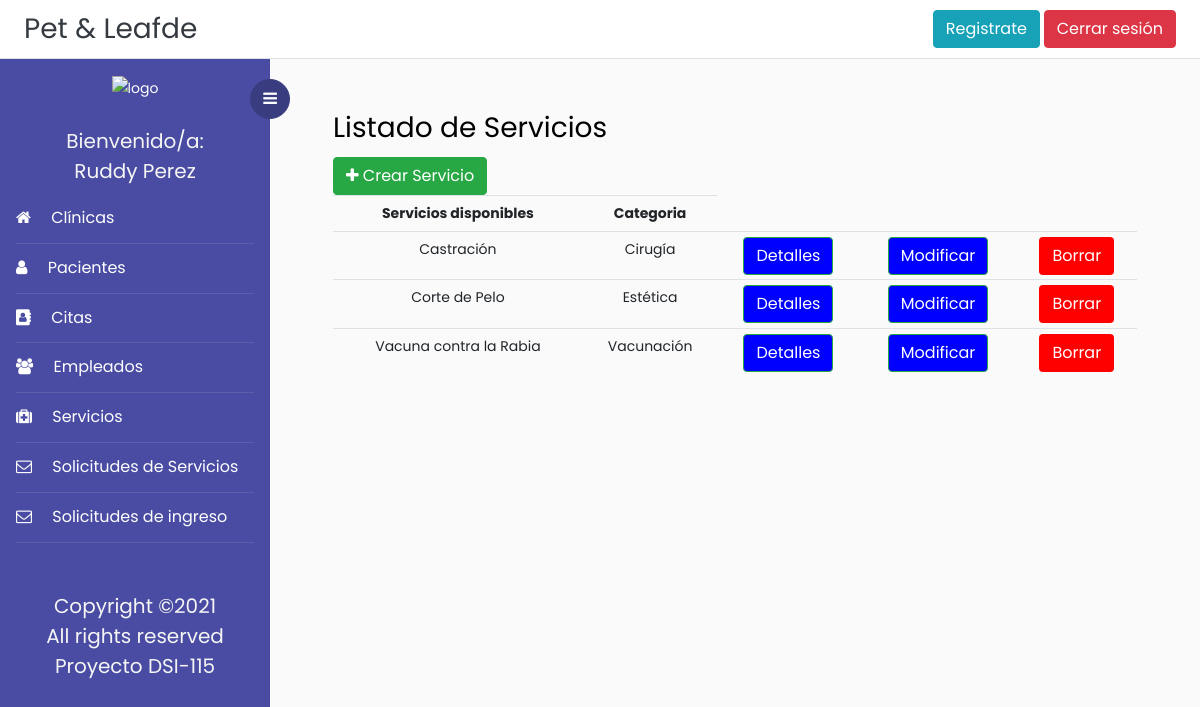
The page /listadoServicios/ (signed in) on the database as committed earlier.
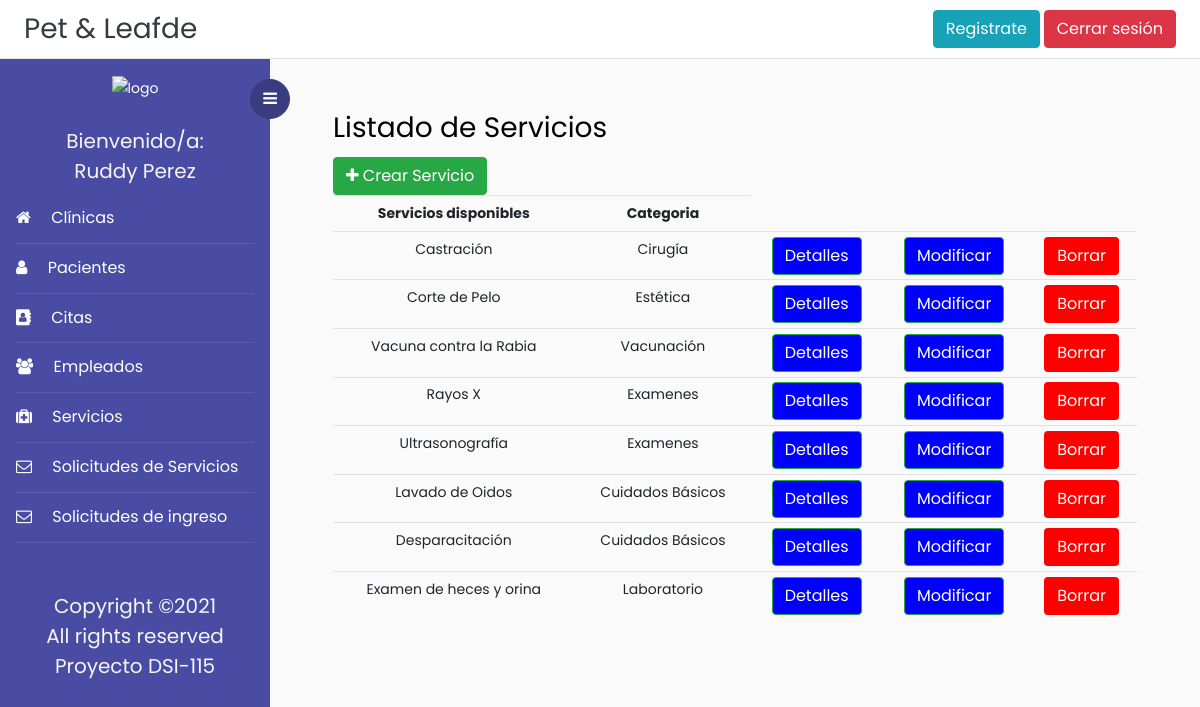
The same page on the database as committed later.
### Veterinaria/models.py (models this page shows, shortened)
class Servicio(models.Model):
    idServicio = models.IntegerField(primary_key=True)
    nombreServicio = models.CharField(max_length=50, validators=[solo_Letras])
    descServicio = models.CharField(max_length=200)
    catServicio = models.CharField(max_length=30)
    ESTADOServicio = (('Activa', 'Activa'),('Inactiva','Inactiva'))
    estadoServicio = models.CharField(max_length=10, choices=ESTADOServicio, default="Activa")

### Veterinaria/views.py (the view)
# urls.py: path('listadoServicios/',login_required(ListarServicio.as_view()), name='listado_servicios'),
class ListarServicio(ListView):
    model = Servicio
    template_name = 'Plantillas/listadoServicios.html'
    context_object_name = 'servicios'

### Veterinaria/templates/Plantillas/listadoServicios.html (shortened to what this page needs)
{% extends 'base.html' %}
{% block content %}
<div class="container">
<h3>Listado de Servicios</h3>
</div>
<div class="container">
	<table  class="table table-sm">
		<tr style="text-align: center">
			<th style="text-align: center">Servicios disponibles</th>
			<th style="text-align: center">Categoria</th>
			<a href="{% url 'crear_servicio'  %}" class="btn btn-success"><i class="fa fa-plus" aria-hidden="true"></i> Crear Servicio</a>
		</tr>
		{% for p in servicios %}
			<tr>
				<td style="text-align: center">
					<div>{{p.nombreServicio}}</div>
				</td>
				<td style="text-align: center">
					<div>{{p.catServicio}}</div>
				</td>
				<td style="text-align: center">
    				<a href="{% url 'detalle_servicios' p.idServicio  %}" class="btn btn-success" style="color:white; background-color:blue">Detalles</a>
				</td>
				<td style="text-align: center">
    				<a href="{% url 'modificar_servicio' p.idServicio %}" class="btn btn-success" style="color:white; background-color:blue">Modificar</a>
				</td>
				<td style="text-align: center">
    				<button onclick="return abrir_modal('{% url 'borrar_servicio' p.pk %}')"  style="color:white; background-color:red" class="btn btn-successtn">Borrar</button>
				</td>
		{% endfor %}
	</table>
</div>
{% endblock content%}

Rows that differ between the two databases and show on the page:
added Servicio: nombreServicio "Rayos X", catServicio "Examenes"
added Servicio: nombreServicio "Ultrasonografía", catServicio "Examenes"
added Servicio: nombreServicio "Lavado de Oidos", catServicio "Cuidados Básicos"
added Servicio: nombreServicio "Desparacitación", catServicio "Cuidados Básicos"
added Servicio: nombreServicio "Examen de heces y orina", catServicio "Laboratorio"
